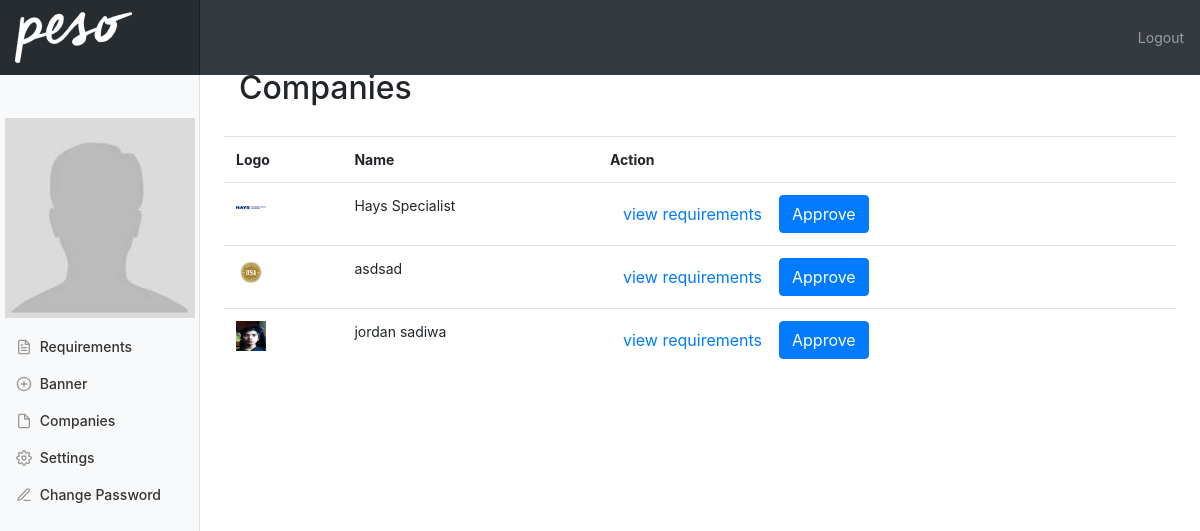
Page /companies.php on the earlier database version.
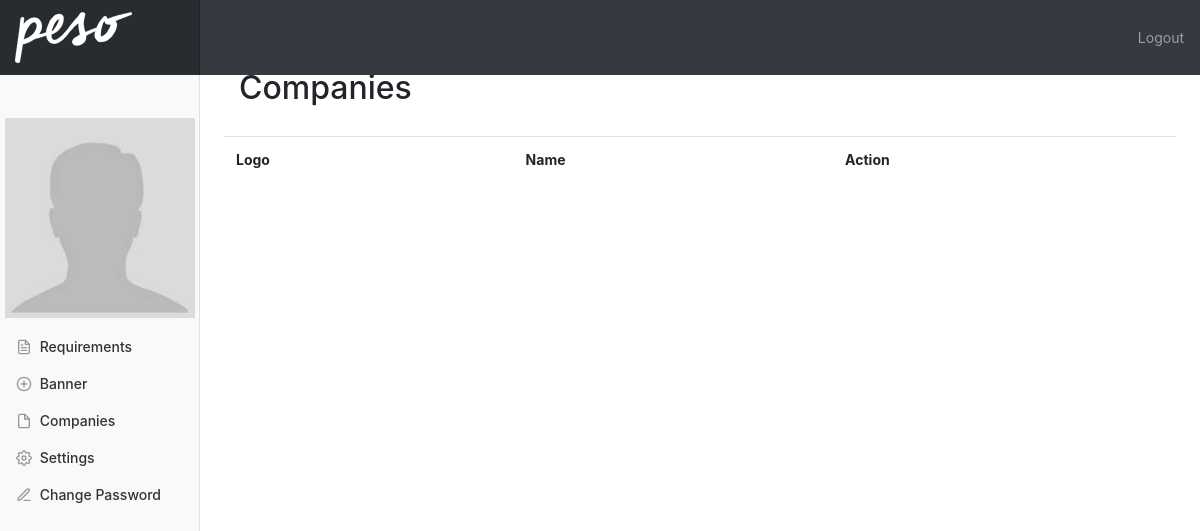
Same page on the later database version.
### tables this page shows
CREATE TABLE `company` (
  `id` int(11) NOT NULL,
  `name` varchar(255) NOT NULL,
  `address` varchar(255) NOT NULL,
  `overview` varchar(1000) NOT NULL,
  `banner` varchar(255) DEFAULT NULL,
  `industry` varchar(255) NOT NULL,
  `social_ids` varchar(255) NOT NULL,
  `size` varchar(255) NOT NULL,
  `telephone` varchar(255) NOT NULL,
  `email` varchar(255) NOT NULL,
  `photo` varchar(255) DEFAULT NULL,
  `userid` int(11) NOT NULL,
  `mobile` int(11) NOT NULL,
  `completed` int(11) NOT NULL DEFAULT '0',
  `approved` int(11) NOT NULL DEFAULT '0'
);

### model.php (called while the page is built, shortened)
<?php
class Model {
	protected $db;
	public function __construct(){
		include_once "config.php";
		$this->db = $db;
	}
	public function getCompanyByApproved($approved){
		$records = $this->db->query("
				SELECT *
				FROM company
				WHERE completed = 1
				AND approved = ".$approved)->fetchAll(PDO::FETCH_ASSOC);
		return $records;
	}
}

### companies.php (the view, shortened to what this page needs)
<?php include_once "model.php"; ?>
<?php $model = new Model();
$companies = $model->getCompanyByApproved(0);
?>
<?php include_once "header2.php"; ?>
    <div class="container-fluid">
      <div class="row">
        <?php include_once "admin-nav.php"; ?>
        <main role="main" class="col-md-9 ml-sm-auto col-lg-10 px-4">
          <br>
          <div class="container">
            <div class="img-container profile-banner">
              <h2 class="compname display-5">Companies</h2>
            </div>
          </div>
          <br>
          <div class="container">
            <div class="row">
              <div class="table-responsive">
                <table class="table table-hover">
                  <tr>
                    <th>Logo</th>
                    <th>Name</th>
                    <th>Action</th>
                  </tr>
                  <?php foreach ($companies as $key => $value): ?>
                    <tr>
                      <td>
                        <img width="30" height="auto" src="uploads/<?= $value['userid'].'/'.$value['photo'];?>"/>
                      </td>
                      <td><?= $value['name'];?></td>
                      <td>
                          <a href="" class="btn view">view requirements</a>
                          <a href="" data-id="<?= $value['id'];?>" data-userid="<?= $value['userid'];?>" class="btn btn-primary approve">Approve</a>
                      </td>
                    </tr>
                  <?php endforeach ?>
                </table>
              </div>
            </div>
          </div>
        </main>
      </div>
    </div>
  </body>
</html>

Differences in the rows shown:
no longer on this page (row edited): company: photo (picture), name "Hays Specialist"
no longer on this page (row edited): company: photo (picture), name "asdsad"
no longer on this page (row edited): company: photo (picture), name "jordan sadiwa"
